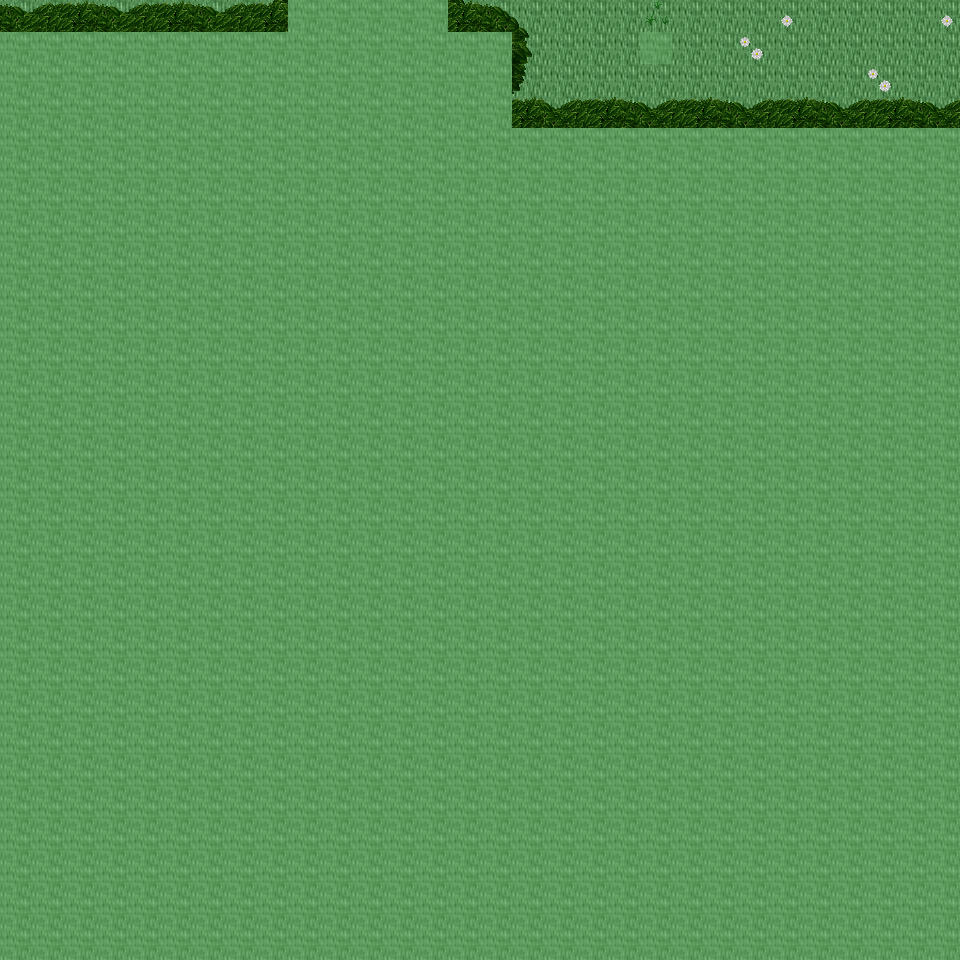

This is a level from a 2D game, rendered from its Tiled map with the project's own tilesets. A one-line summary and the map file follow, with tile-layer data summarised:
An orthogonal 30x30 tile map with 32x32 px tiles, 6 tile layers (Ground, Object, Object2, Above, ...), 13 tilesets and 4 objects (4x mapExit).

<map version="1.0" orientation="orthogonal" renderorder="right-down" width="30" height="30" tilewidth="32" tileheight="32" nextobjectid="5">
  <tileset firstgid="1" name="tileset_ground_ground" tilewidth="32" tileheight="32" tilecount="33" columns="3">
    <image source="../drawable/tileset_ground_ground.png" width="96" height="352" />
  </tileset>
  <tileset firstgid="34" name="tileset_plant_grasses" tilewidth="32" tileheight="32" tilecount="6" columns="3">
    <image source="../drawable/tileset_plant_grasses.png" width="96" height="64" />
  </tileset>
  <tileset firstgid="40" name="tileset_plant_flower_daisy_white" tilewidth="32" tileheight="32" tilecount="8" columns="2">
    <image source="../drawable/tileset_plant_flower_daisy_white.png" width="64" height="128" />
  </tileset>
  <tileset firstgid="48" name="tileset_plant_flower_daisy_yellow" tilewidth="32" tileheight="32" tilecount="8" columns="2">
    <image source="../drawable/tileset_plant_flower_daisy_yellow.png" width="64" height="128" />
  </tileset>
  <tileset firstgid="56" name="tileset_plant_bush_bushes" tilewidth="32" tileheight="32" tilecount="10" columns="5">
    <image source="../drawable/tileset_plant_bush_bushes.png" width="160" height="64" />
  </tileset>
  <tileset firstgid="66" name="tileset_plant_tree_tree_darkgreen" tilewidth="32" tileheight="32" tilecount="88" columns="8">
    <image source="../drawable/tileset_plant_tree_tree_darkgreen.png" width="256" height="352" />
  </tileset>
  <tileset firstgid="154" name="tileset_logic_creature_elf" tilewidth="32" tileheight="32" tilecount="16" columns="8">
    <image source="../drawable/tileset_logic_creature_elf.png" width="256" height="64" />
  </tileset>
  <tileset firstgid="170" name="tileset_logic_creature_rodent" tilewidth="32" tileheight="32" tilecount="8" columns="8">
    <image source="../drawable/tileset_logic_creature_rodent.png" width="256" height="32" />
  </tileset>
  <tileset firstgid="178" name="tileset_logic_creature_animal" tilewidth="32" tileheight="32" tilecount="32" columns="8">
    <image source="../drawable/tileset_logic_creature_animal.png" width="256" height="128" />
  </tileset>
  <tileset firstgid="210" name="tileset_logic_item_resources" tilewidth="32" tileheight="32" tilecount="6" columns="6">
    <image source="../drawable/tileset_logic_item_resources.png" width="192" height="32" />
  </tileset>
  <tileset firstgid="216" name="tileset_logic_item_mushroom" tilewidth="32" tileheight="32" tilecount="6" columns="6">
    <image source="../drawable/tileset_logic_item_mushroom.png" width="192" height="32" />
  </tileset>
  <tileset firstgid="222" name="tileset_logic_collision" tilewidth="32" tileheight="32" tilecount="1" columns="1">
    <image source="../drawable/tileset_logic_collision.png" width="32" height="32" />
  </tileset>
  <tileset firstgid="223" name="tileset_logic_item_herb" tilewidth="32" tileheight="32" tilecount="5" columns="5">
    <image source="../drawable/tileset_logic_item_herb.png" width="160" height="32" />
  </tileset>
  <layer name="Ground" width="30" height="30">
    <data>[900 cells, 900 non-empty, 1 distinct tile ids]</data>
  </layer>
  <layer name="Object" width="30" height="30">
    <data>[900 cells, 52 non-empty, 4 distinct tile ids]</data>
  </layer>
  <layer name="Object2" width="30" height="30">
    <data>[900 cells, 0 non-empty, 0 distinct tile ids]</data>
  </layer>
  <layer name="Above" width="30" height="30">
    <data>[900 cells, 861 non-empty, 28 distinct tile ids]</data>
  </layer>
  <layer name="Above2" width="30" height="30">
    <data>[900 cells, 5 non-empty, 2 distinct tile ids]</data>
  </layer>
  <layer name="Walkable" width="30" height="30">
    <data>[900 cells, 834 non-empty, 1 distinct tile ids]</data>
  </layer>
  <objectgroup name="MapEvents">
    <object id="1" name="north" type="mapExit" x="0" y="0" width="288" height="32">
      <properties>
        <property name="map" value="level_0_x139_y25" />
        <property name="x" value="0" />
        <property name="y" value="28" />
      </properties>
    </object>
    <object id="2" name="north2" type="mapExit" x="448" y="0" width="512" height="32">
      <properties>
        <property name="map" value="level_0_x139_y25" />
        <property name="x" value="14" />
        <property name="y" value="28" />
      </properties>
    </object>
    <object id="3" name="west" type="mapExit" x="0" y="0" width="32" height="32">
      <properties>
        <property name="map" value="level_0_x138_y26" />
        <property name="x" value="28" />
        <property name="y" value="0" />
      </properties>
    </object>
    <object id="4" name="east" type="mapExit" x="928" y="0" width="32" height="128">
      <properties>
        <property name="map" value="level_0_x140_y26" />
        <property name="x" value="1" />
        <property name="y" value="0" />
      </properties>
    </object>
  </objectgroup>
</map>
